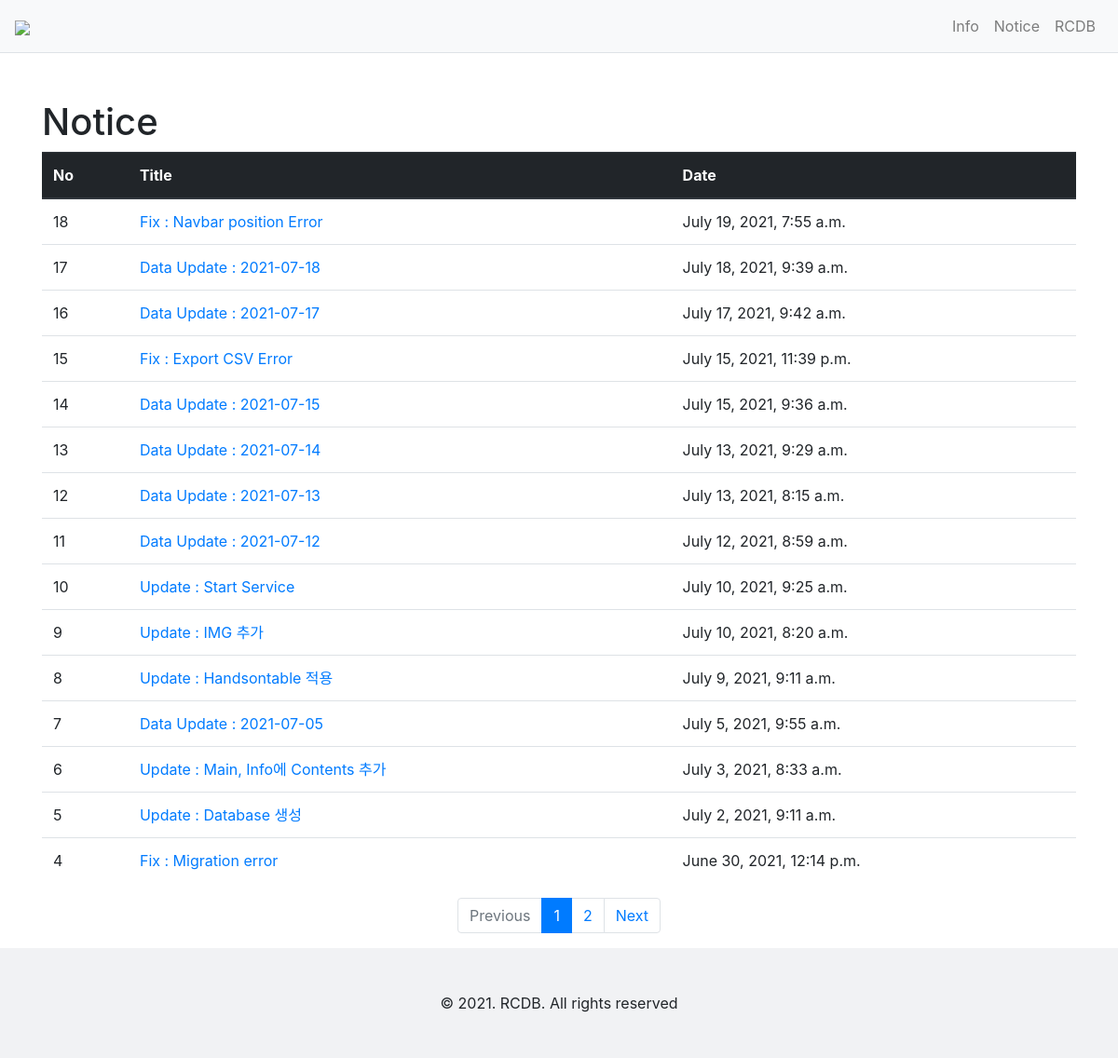
Before: /notice/ with the older database file.
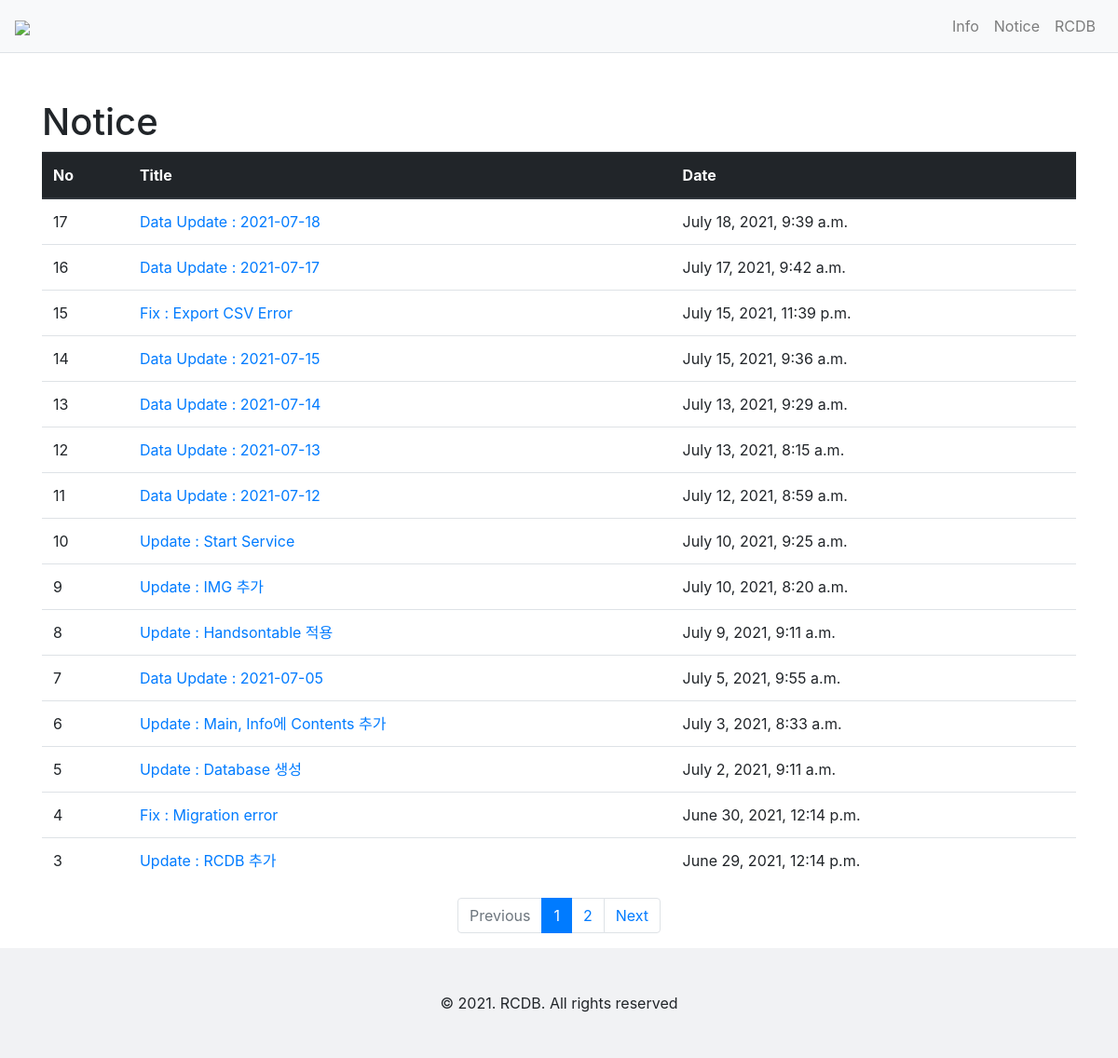
After: the same page with the newer database file.
### notice/models.py (models this page shows, shortened)
class Notice(models.Model):
    subject = models.CharField(max_length=100)
    content = models.TextField()
    create_date = models.DateTimeField()

### notice/views.py (the view)
# urls.py: path('', views.index, name='index'),
def index(request):
    page = request.GET.get('page', '1')
    notice_list = Notice.objects.order_by('-create_date')
    paginator = Paginator(notice_list, 15)
    page_obj = paginator.get_page(page)
    context = {'notice_list': page_obj}
    return render(request, 'notice/notice_list.html', context)

### notice/templatetags/md_filter.py (called while the page is built)
@register.filter
def sub(value, arg):
    return value - arg

### templates/notice/notice_list.html
{% extends 'base.html' %}
{% load md_filter %}
{% block content %}
<div class="container my-3">
    <h1 style="margin-top : 50px ;">Notice</h1>
    <table class="table">
        <thead>
        <tr class="thead-dark">
            <th>No</th>
            <th>Title</th>
            <th>Date</th>
        </tr>
        </thead>
        <tbody>
        {% if notice_list %}
        {% for notice in notice_list %}
        <tr>
            <td>{{ notice_list.paginator.count|sub:notice_list.start_index|sub:forloop.counter0|add:1 }}</td>
            <td>
                <a href="{% url 'notice:detail' notice.id %}">{{ notice.subject }}</a>
            </td>
            <td>{{ notice.create_date }}</td>
        </tr>
        {% endfor %}
        {% else %}
        <tr>
            <td colspan="3">공지가 없습니다.</td>
        </tr>
        {% endif %}
        </tbody>
    </table>
    <ul class="pagination justify-content-center">
        {% if notice_list.has_previous %}
        <li class="page-item">
            <a class="page-link" href="?page={{ notice_list.previous_page_number }}">Previous</a>
        </li>
        {% else %}
        <li class="page-item disabled">
            <a class="page-link" tabindex="-1" aria-disabled="true" href="#">Previous</a>
        </li>
        {% endif %}
        {% for page_number in notice_list.paginator.page_range %}
        {% if page_number >= notice_list.number|add:-5 and page_number <= notice_list.number|add:5 %}
            {% if page_number == notice_list.number %}
            <li class="page-item active" aria-current="page">
                <a class="page-link" href="?page={{ page_number }}">{{ page_number }}</a>
            </li>
            {% else %}
            <li class="page-item">
                <a class="page-link" href="?page={{ page_number }}">{{ page_number }}</a>
            </li>
            {% endif %}
            {% endif %}
        {% endfor %}
        {% if notice_list.has_next %}
        <li class="page-item">
            <a class="page-link" href="?page={{ notice_list.next_page_number }}">Next</a>
        </li>
        {% else %}
        <li class="page-item disabled">
            <a class="page-link" tabindex="-1" aria-disabled="true" href="#">Next</a>
        </li>
        {% endif %}
    </ul>
</div>
{% endblock %}

### templates/base.html (shortened to what this page needs)
{% load static %}
<!doctype html>
<html lang="ko">
    <head>
        <link rel="stylesheet" href="https://maxcdn.bootstrapcdn.com/bootstrap/4.0.0/css/bootstrap.min.css">
        <link href="https://cdn.jsdelivr.net/npm/handsontable@9.0.1/dist/handsontable.full.min.css" rel="stylesheet" media="screen">
    </head>
    <body>
        {% include "navbar.html" %}
        {% block content %}
        {% endblock %}
        {% include 'footer.html' %}
    </body>
</html>

### templates/navbar.html (shortened to what this page needs)
<nav class="navbar navbar-expand-lg navbar-light bg-light border-bottom" position: relative;>
    <a class="navbar-brand" href="{% url 'main:index' %}"><img src="https://github.com/ChanToRe/RCDB/blob/master/img/Logo.png?raw=true"></a>
    <div class="collapse navbar-collapse flex-grow-0 justify-content-end bg-light" id="navbarNav">
        <ul class="navbar-nav">
            <li class="nav-item">
                <a class="nav-link" href="{% url 'info:index' %}">Info</a>
            </li>
            <li class="nav-item ">
                <a class="nav-link" href="{% url 'notice:index' %}">Notice</a>
            </li>
                <a class="nav-link" href="{% url 'rcdb:index' %}">RCDB</a>
        </ul>
    </div>
</nav>

### templates/footer.html
<div style = "position:relative; left:0; bottom:0; width:100%; padding:15px 0; text-align:center; background:#F1F2F4">
    <div style="margin-top:2rem; margin-bottom:2rem;">
        <footer>© 2021. RCDB. All rights reserved</footer>
    </div>
</div>

Changed rows visible on the page:
removed Notice: paginator.count|sub "18", subject "Fix : Navbar position Error", create_date "July 19, 2021, 7:55 a.m."
now on this page (row unchanged): Notice: paginator.count|sub "3", subject "Update : RCDB 추가", create_date "June 29, 2021, 12:14 p.m."
